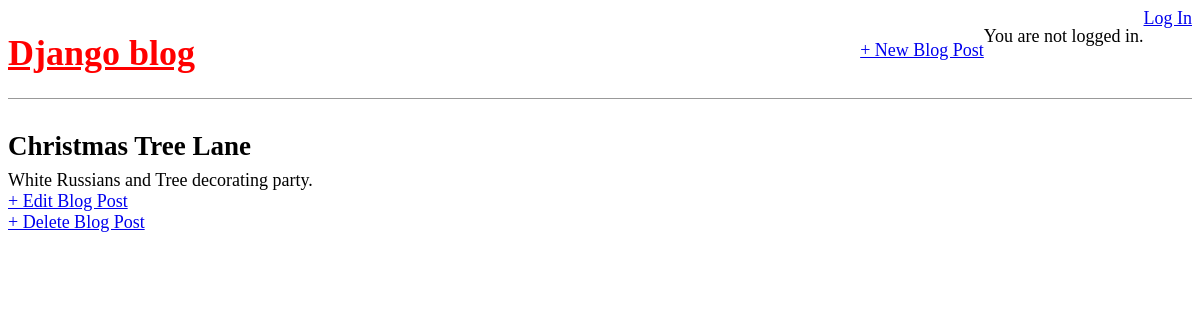
Screenshot of /post/3/ with the database file from the repository.
### blog/models.py (models this page shows, shortened)
class Post(models.Model):
    title = models.CharField(max_length=200) #display 200 characters only
    author = models.ForeignKey("auth.User", on_delete=models.CASCADE)
    body = models.TextField()

### blog/views.py (the view)
# urls.py: path('post/<int:pk>/', BlogDetailView.as_view(), name='post_detail'), #pk means primary key
class BlogDetailView(DetailView):
    model = Post
    template_name = 'post_detail.html'

### templates/post_detail.html
{% extends 'base.html' %}
{% block content%}
    <div class="post-entry">
        <h2>{{ post.title }}</h2>
        <p>{{ post.body }}</p>
        <p><a href="{% url 'post_edit' post.pk %}">+ Edit Blog Post</a></p>
        <p><a href="{% url 'post_delete' post.pk %}">+ Delete Blog Post</a></p>
    </div>
{% endblock content %}

### static/css/base.css (style rules this page uses)
body { font-family: 'Architects Daughter', cursive; font-size: 18px; }
.post-entry { margin-bottom: 2rem; }
.post-entry h2 { margin: 0.5rem 0; }
.post-entry p { margin: 0; font-weight: 400; }

### rows the page displays
Post: title "Christmas Tree Lane", body "White Russians and Tree decorating party."
